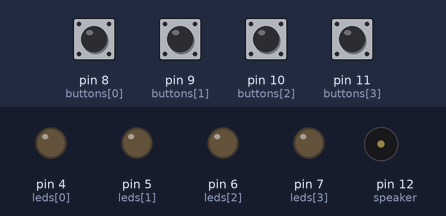
Simulated run of this sketch. Board: Arduino Uno, built with avr-gcc and run on an emulated ATmega328P. Shown: output pins drawn as LEDs (lit = HIGH), buzzer (waves = sounding). The inputs (shaded band) are chosen by the test bench; at power-on: pin 8 (buttons[0]), pin 9 (buttons[1]), pin 10 (buttons[2]), pin 11 (buttons[3]) LOW. Random numbers use the default seed unless the sketch sets one.

Above: at 1.7 s.
1.8 s: pin 8 (buttons[0]) pulled HIGH for 0.15 s
At 2.58 s:
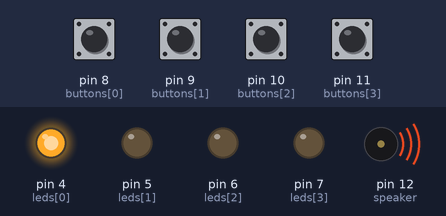
At 3.08 s:
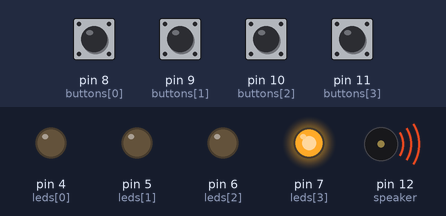
4.8 s: pin 9 (buttons[1]) pulled HIGH for 0.15 s
At 5.7 s:
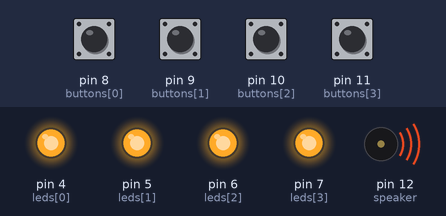
Timing chart, 0 to 7.8 s (numbered marks = the images above; inputs shaded):
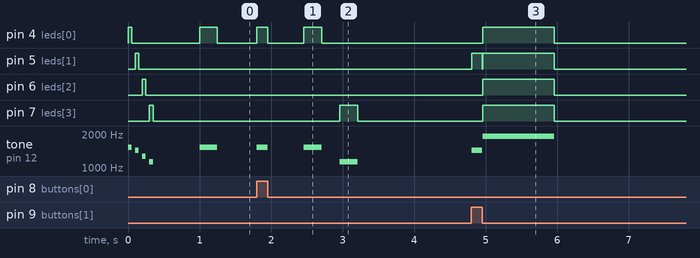

Measured:
- after the input at 1.8 s, pin 4 (leds[0]): LOW → HIGH at once, → LOW 0.15 s later, → HIGH 0.51 s later, → LOW 0.25 s later; pin 7 (leds[3]): LOW → HIGH after 1.2 s, → LOW 0.25 s later; tone on pin 12 (speaker): plays 1519 Hz for 0.15 s, 1519 Hz for 0.25 s, 1136 Hz for 0.25 s, starting at once
- after the input at 4.8 s, pin 4 (leds[0]), pin 6 (leds[2]), pin 7 (leds[3]): LOW → HIGH after 0.16 s, → LOW 1.0 s later; pin 5 (leds[1]): LOW → HIGH at once, → LOW 0.15 s later, → HIGH 0.01 s later, → LOW 1.0 s later; tone on pin 12 (speaker): silent → 1432 Hz at once, → silent 0.15 s later, → 1915 Hz 0.01 s later, → silent 1.0 s later
- by itself, tone on pin 12 (speaker): plays 1519 Hz for 0.05 s, 1432 Hz for 0.05 s, 1275 Hz for 0.05 s, 1136 Hz for 0.05 s, 1519 Hz for 0.25 s

The sketch:

simon003.ino
```cpp
/* vim: set ft=c : */


#define LEDS 4
#define SEQ_LEN 5

const int speaker = 12;

const int leds[LEDS] = {4, 5, 6, 7};
const int buttons[LEDS] = {8, 9, 10, 11};
const int tones[LEDS] = {1519, 1432, 1275, 1136};

int seq[SEQ_LEN];


void turn_on(int led) {
    digitalWrite(leds[led], HIGH);
    tone(speaker, tones[led]);
}

void turn_off(int led) {
    digitalWrite(leds[led], LOW);
    noTone(speaker);
}

void start() {
    for (int i = 0; i < LEDS; i++) {
        turn_on(i);
        delay(50);
        turn_off(i);
        delay(50);
    }
}

void turn_on_all() {
    for (int i = 0; i < LEDS; i++) {
        turn_on(i);
    }
}

void turn_off_all() {
    for (int i = 0; i < LEDS; i++) {
        turn_off(i);
    }
}

void win() {
    for (int i = 0; i < 5; i++) {
        turn_on_all();
        tone(speaker, 956);
        delay(50);
        turn_off_all();
        delay(50);
    }
}

void lose() {
    turn_on_all();
    tone(speaker, 1915);
    delay(1000);
    turn_off_all();
}

void setup() {

    for (int i = 0; i < LEDS; i++) {
        pinMode(leds[i], OUTPUT);
        pinMode(buttons[i], INPUT);
    }
    pinMode(speaker, OUTPUT);

    start();
    delay(100);

    /* Gen and show sequence */
    randomSeed(analogRead(0));
    for (int i = 0; i < SEQ_LEN; i++) {
        seq[i] = random(LEDS);
    }

}


char status = 's'; // s = show; p = play; l = lose; w = win
int index = -1;
int push_index;

void show_sequence() {
    index++;
    delay(500);
    for (int i = 0; i <= index; i++) {
        turn_on(seq[i]);
        delay(250);
        turn_off(seq[i]);
        delay(250);
    }
}


void loop() {

    switch (status) {
        case 's':
            show_sequence();
            push_index = 0;
            status = 'p';
            break;

        case 'p':
            bool push;

            for (int i = 0; i < LEDS; i++) {
                push = false;
                while (digitalRead(buttons[i]) == HIGH) {
                    if (!push) {
                        turn_on(i);
                        push = true;

                        if (i == seq[push_index]) {
                            if (push_index == (SEQ_LEN - 1)) {
                                status = 'w';
                            }
                            else if (push_index == index) {
                                    status = 's';
                            }
                            push_index++;
                        }
                        else {
                            status = 'l';
                        }

                    }
                }
                if (push) {
                    turn_off(i);
                }
            }
            delay(10);
            break;

        case 'l':
            lose();
            status = 'x';
            break;

        case 'w':
            win();
            status = 'x';
            break;
    }


}
```
